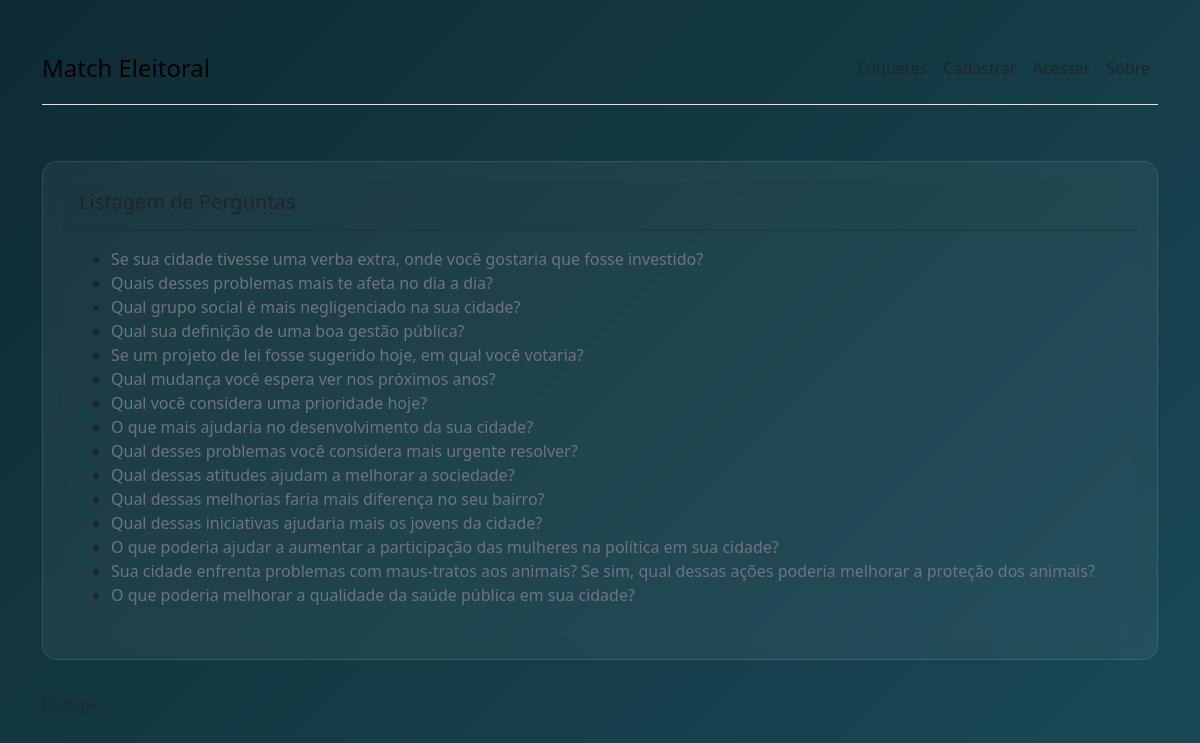
Page /enquete/list/ on the committed database.
### polls/models.py (models this page shows, shortened)
class Question(models.Model):
    question_text = models.CharField("Pergunta")
    pub_date = models.DateTimeField("Data de publicação")

### polls/views.py (the view)
# urls.py: path('enquete/list/', views.QuestionListView.as_view(), name='polls_list'),
class QuestionListView(ListView):
    model = Question
    template_name = 'polls/question_list.html'
    context_object_name = 'questions'

### templates/polls/question_list.html
{% extends '_layout1.html' %}
{% block content %}
    <div class="card">
        <div class="card-header">
            <h5 class="card-title">Listagem de Perguntas</h5>
        </div>
        <div class="card-body">
            <ul>
                {% for question in questions %}
                    <li>
                        <a href="{% url 'question_detail' pk=question.id %}" class="link-secondary">
                            {{ question.question_text }}
                        </a>
                    </li>
                {% empty %}
                    <span>Sem perguntas</span>
                {% endfor %}
            </ul>
        </div>
    </div>
{% endblock %}

### templates/_base.html (style rules this page uses)
body { background: linear-gradient(135deg, #0E2B33 0%, #1a4a57 100%); background-attachment: fixed; background-repeat: no-repeat; background-size: cover; min-height: 100vh; color: #ffffff; margin: 0; }
a { color: #4dd0e1; text-decoration: none; }
.card { background: rgba(255, 255, 255, 0.05); backdrop-filter: blur(10px); border: 1px solid rgba(255, 255, 255, 0.1); border-radius: 15px; padding: 20px; }

### rows in the picture
Question: question_text "Se sua cidade tivesse uma verba extra, onde você gostaria que fosse investido?"
Question: question_text "Quais desses problemas mais te afeta no dia a dia?"
Question: question_text "Qual grupo social é mais negligenciado na sua cidade?"
Question: question_text "Qual sua definição de uma boa gestão pública?"
Question: question_text "Se um projeto de lei fosse sugerido hoje, em qual você votaria?"
Question: question_text "Qual mudança você espera ver nos próximos anos?"
Question: question_text "Qual você considera uma prioridade hoje?"
Question: question_text "O que mais ajudaria no desenvolvimento da sua cidade?"
Question: question_text "Qual desses problemas você considera mais urgente resolver?"
Question: question_text "Qual dessas atitudes ajudam a melhorar a sociedade?"
Question: question_text "Qual dessas melhorias faria mais diferença no seu bairro?"
Question: question_text "Qual dessas iniciativas ajudaria mais os jovens da cidade?"
Question: question_text "O que poderia ajudar a aumentar a participação das mulheres na política em sua cidade?"
Question: question_text "Sua cidade enfrenta problemas com maus-tratos aos animais? Se sim, qual dessas ações poderia melhorar a proteção dos animais?"
Question: question_text "O que poderia melhorar a qualidade da saúde pública em sua cidade?"
